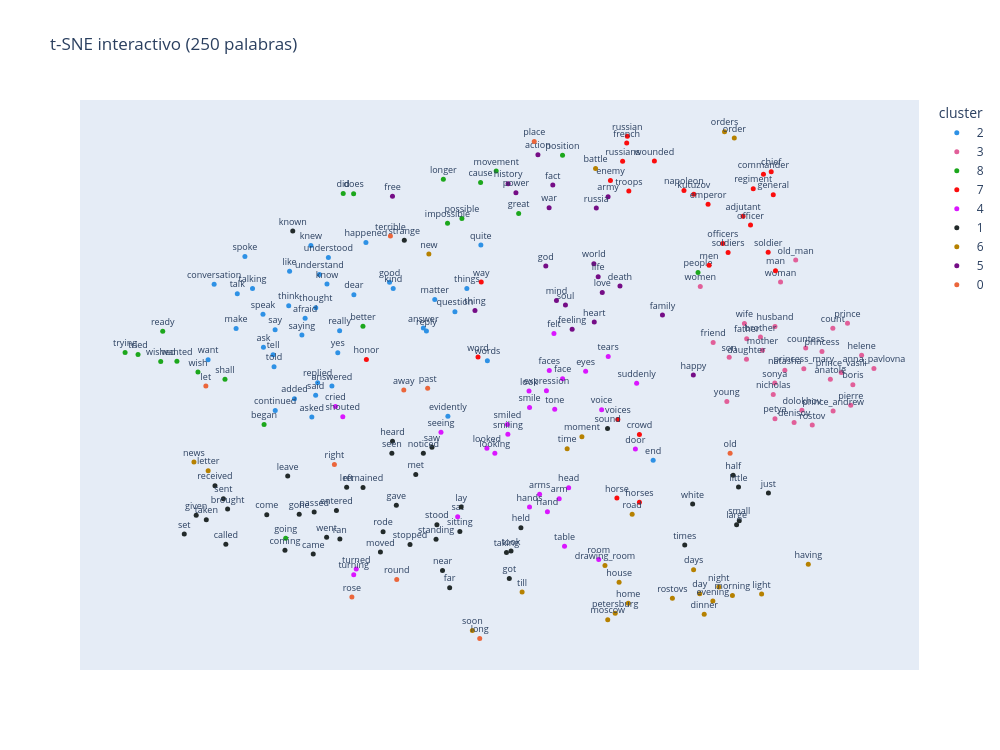

The code cell stored with this chart in its notebook:
### Markdown cell above
Versión interactiva (plotly): permite hacer zoom y pasar el mouse sobre los puntos para ver la palabra y su cluster. Sus colores no coinciden con los del gráfico estático, que es al que se refiere la interpretación.

### Code cell
fig = px.scatter(viz.assign(cluster=viz.cluster.astype(str)), x="x", y="y", text="word", color="cluster",
                 hover_name="word", title=f"t-SNE interactivo ({MAX_WORDS} palabras)",
                 width=1000, height=750, color_discrete_sequence=px.colors.qualitative.Dark24)
fig.update_traces(textposition="top center", textfont_size=9, marker_size=5)
fig.update_layout(xaxis_visible=False, yaxis_visible=False)
fig.show()

### Figure 1 — Plotly figure (JSON) as saved in the notebook; plotly's stock layout.template omitted (floating-point values rounded to 4 significant figures)
{"data": [{"hovertemplate": "<b>%{hovertext}</b><br><br>cluster=2<br>x=%{x}<br>y=%{y}<br>word=%{text}<extra></extra>", "hovertext": ["said", "know", "like", "thought", "say", "asked", "knew", "told", "good", "words", "tell", "think", "yes", "understand", "quite", "evidently", "replied", "make", "want", "talk", "things", "dear", "question", "saying", "speak", "continued", "ask", "understood", "really", "end", "added", "matter", "happened", "talking", "spoke", "conversation", "answered", "afraid", "reply", "answer", "kind"], "legendgroup": "2", "marker": {"color": "#2E91E5", "size": 5, "symbol": "circle"}, "mode": "markers+text", "name": "2", "orientation": "v", "showlegend": true, "text": ["said", "know", "like", "thought", "say", "asked", "knew", "told", "good", "words", "tell", "think", "yes", "understand", "quite", "evidently", "replied", "make", "want", "talk", "things", "dear", "question", "saying", "speak", "continued", "ask", "understood", "really", "end", "added", "matter", "happened", "talking", "spoke", "conversation", "answered", "afraid", "reply", "answer", "kind"], "textfont": {"size": 9}, "textposition": "top center", "type": "scatter", "x": [-11.91, -11.23, -13.5, -11.91, -14.38, -12.15, -12.2, -14.44, -7.425, -1.484, -14.5, -13.55, -10.57, -11.68, -1.879, -3.882, -11.79, -16.75, -18.45, -16.67, -2.731, -9.592, -3.454, -12.75, -15.11, -14.37, -15.09, -11.14, -10.46, 8.587, -13.2, -4.68, -8.86, -15.75, -16.21, -18.08, -10.93, -12.55, -5.187, -5.374, -7.204], "xaxis": "x", "y": [-2.253, 8.336, 9.533, 6.065, 3.971, -4.327, 11.98, 0.4588, 8.497, 1.038, 1.605, 6.261, 1.798, 9.225, 12.04, -4.254, -1.064, 4.097, 1.127, 7.402, 7.91, 7.319, 5.692, 3.472, 5.452, -3.707, 2.323, 10.85, 3.875, -8.437, -2.578, 6.86, 12.27, 7.901, 10.95, 8.296, -1.383, 5.079, 3.859, 4.137, 7.902], "yaxis": "y"}, {"hovertemplate": "<b>%{hovertext}</b><br><br>cluster=3<br>x=%{x}<br>y=%{y}<br>word=%{text}<extra></extra>", "hovertext": ["pierre", "natasha", "prince_andrew", "rostov", "nicholas", "princess_mary", "count", "father", "sonya", "denisov", "prince", "countess", "dolokhov", "princess", "wife", "boris", "son", "petya", "mother", "prince_vasili", "young", "anatole", "friend", "old_man", "woman", "brother", "husband", "helene", "daughter", "anna_pavlovna", "women"], "legendgroup": "3", "marker": {"color": "#E15F99", "size": 5, "symbol": "circle"}, "mode": "markers+text", "name": "3", "orientation": "v", "showlegend": true, "text": ["pierre", "natasha", "prince_andrew", "rostov", "nicholas", "princess_mary", "count", "father", "sonya", "denisov", "prince", "countess", "dolokhov", "princess", "wife", "boris", "son", "petya", "mother", "prince_vasili", "young", "anatole", "friend", "old_man", "woman", "brother", "husband", "helene", "daughter", "anna_pavlovna", "women"], "textfont": {"size": 9}, "textposition": "top center", "type": "scatter", "x": [20.59, 16.58, 19.52, 18.25, 15.88, 17.74, 19.5, 14.27, 15.97, 17.15, 20.39, 17.85, 17.62, 18.84, 14.13, 20.72, 13.2, 15.99, 15.23, 20.01, 13.06, 19.35, 12.23, 17.24, 16.32, 15.1, 15.98, 21.25, 14.25, 22.0, 11.45], "xaxis": "x", "y": [-3.214, 0.1157, -3.755, -5.095, -2.189, 0.2759, 4.13, 3.129, -1.079, -4.84, 4.589, 2.244, -3.674, 1.919, 4.58, -1.247, 1.371, -4.501, 2.038, -0.09775, -2.84, -0.7206, 2.77, 10.61, 8.532, 3.29, 4.289, 1.559, 1.174, 0.2982, 8.092], "yaxis": "y"}, {"hovertemplate": "<b>%{hovertext}</b><br><br>cluster=8<br>x=%{x}<br>y=%{y}<br>word=%{text}<extra></extra>", "hovertext": ["did", "began", "people", "going", "position", "shall", "great", "does", "tried", "wished", "movement", "wish", "wanted", "longer", "possible", "impossible", "trying", "ready", "better", "cause"], "legendgroup": "8", "marker": {"color": "#1CA71C", "size": 5, "symbol": "circle"}, "mode": "markers+text", "name": "8", "orientation": "v", "showlegend": true, "text": ["did", "began", "people", "going", "position", "shall", "great", "does", "tried", "wished", "movement", "wish", "wanted", "longer", "possible", "impossible", "trying", "ready", "better", "cause"], "textfont": {"size": 9}, "textposition": "top center", "type": "scatter", "x": [-10.24, -15.05, 11.31, -13.73, 3.081, -17.42, 0.4165, -9.608, -22.7, -21.32, -0.9475, -19.06, -20.34, -4.158, -3.031, -3.903, -23.49, -21.2, -9.041, -1.896], "xaxis": "x", "y": [16.95, -5.045, 9.432, -15.85, 20.59, -0.7427, 15.04, 16.93, 1.619, 0.9517, 19.09, -0.04749, 0.9811, 18.29, 14.57, 14.12, 1.815, 3.842, 4.315, 17.98], "yaxis": "y"}, {"hovertemplate": "<b>%{hovertext}</b><br><br>cluster=7<br>x=%{x}<br>y=%{y}<br>word=%{text}<extra></extra>", "hovertext": ["man", "french", "men", "napoleon", "emperor", "kutuzov", "way", "general", "officer", "soldiers", "russian", "horse", "enemy", "chief", "horses", "commander", "troops", "word", "officers", "regiment", "crowd", "soldier", "wounded", "honor", "adjutant", "russians", "voices"], "legendgroup": "7", "marker": {"color": "#FB0D0D", "size": 5, "symbol": "circle"}, "mode": "markers+text", "name": "7", "orientation": "v", "showlegend": true, "text": ["man", "french", "men", "napoleon", "emperor", "kutuzov", "way", "general", "officer", "soldiers", "russian", "horse", "enemy", "chief", "horses", "commander", "troops", "word", "officers", "regiment", "crowd", "soldier", "wounded", "honor", "adjutant", "russians", "voices"], "textfont": {"size": 9}, "textposition": "top center", "type": "scatter", "x": [16.02, 6.979, 11.98, 10.46, 11.92, 11.06, -1.857, 15.88, 14.5, 13.14, 7.018, 6.382, 5.991, 15.76, 7.753, 15.28, 7.108, -2.053, 12.82, 14.66, 7.752, 15.57, 8.662, -8.832, 14.04, 6.731, 6.442], "xaxis": "x", "y": [9.6, 21.74, 10.12, 17.22, 15.93, 16.88, 8.51, 16.82, 13.94, 11.34, 22.38, -12.03, 18.18, 19.01, -12.44, 18.78, 17.19, 1.39, 12.19, 17.4, -5.993, 11.36, 20.04, 1.137, 14.79, 20.0, -4.566], "yaxis": "y"}, {"hovertemplate": "<b>%{hovertext}</b><br><br>cluster=4<br>x=%{x}<br>y=%{y}<br>word=%{text}<extra></extra>", "hovertext": ["face", "eyes", "felt", "looked", "head", "room", "hand", "look", "suddenly", "looking", "voice", "smile", "sat", "door", "turned", "expression", "hands", "table", "shouted", "cried", "arm", "seeing", "arms", "turning", "tears", "faces", "tone", "smiling", "smiled"], "legendgroup": "4", "marker": {"color": "#DA16FF", "size": 5, "symbol": "circle"}, "mode": "markers+text", "name": "4", "orientation": "v", "showlegend": true, "text": ["face", "eyes", "felt", "looked", "head", "room", "hand", "look", "suddenly", "looking", "voice", "smile", "sat", "door", "turned", "expression", "hands", "table", "shouted", "cried", "arm", "seeing", "arms", "turning", "tears", "faces", "tone", "smiling", "smiled"], "textfont": {"size": 9}, "textposition": "top center", "type": "scatter", "x": [3.084, 4.484, 2.56, -1.513, 3.454, 5.279, 2.163, 1.045, 7.583, -1.029, 5.457, 1.078, -3.289, 7.507, -9.449, 2.103, 1.076, 3.202, -10.26, -10.71, 2.879, -4.301, 1.689, -9.601, 5.857, 2.277, 2.607, -0.2387, -0.2655], "xaxis": "x", "y": [-0.6933, 0.03313, 3.629, -7.294, -11.05, -17.89, -13.33, -1.859, -1.113, -7.775, -3.641, -3.429, -13.82, -7.37, -18.79, -1.824, -12.87, -16.62, -4.287, -3.316, -12.11, -5.778, -11.67, -19.33, 1.425, 0.09221, -3.589, -5.976, -5.025], "yaxis": "y"}, {"hovertemplate": "<b>%{hovertext}</b><br><br>cluster=1<br>x=%{x}<br>y=%{y}<br>word=%{text}<extra></extra>", "hovertext": ["went", "came", "come", "just", "left", "heard", "saw", "little", "took", "stood", "seen", "gave", "called", "ran", "sent", "entered", "rode", "brought", "got", "received", "lay", "moved", "taken", "leave", "passed", "sitting", "stopped", "near", "noticed", "taking", "given", "far", "small", "gone", "sound", "half", "strange", "standing", "white", "large", "set", "met", "remained", "coming", "known", "times", "held"], "legendgroup": "1", "marker": {"color": "#222A2A", "size": 5, "symbol": "circle"}, "mode": "markers+text", "name": "1", "orientation": "v", "showlegend": true, "text": ["went", "came", "come", "just", "left", "heard", "saw", "little", "took", "stood", "seen", "gave", "called", "ran", "sent", "entered", "rode", "brought", "got", "received", "lay", "moved", "taken", "leave", "passed", "sitting", "stopped", "near", "noticed", "taking", "given", "far", "small", "gone", "sound", "half", "strange", "standing", "white", "large", "set", "met", "remained", "coming", "known", "times", "held"], "textfont": {"size": 9}, "textposition": "top center", "type": "scatter", "x": [-11.25, -12.06, -14.88, 15.59, -10.03, -7.246, -4.85, 13.77, -0.04758, -4.549, -7.286, -7.014, -17.37, -10.44, -17.52, -10.65, -7.818, -17.26, -0.1518, -18.03, -3.076, -7.98, -18.56, -13.61, -12.0, -3.155, -6.183, -4.209, -5.372, -0.3235, -19.17, -3.774, 13.82, -12.91, 5.815, 13.44, -6.529, -4.602, 10.98, 13.65, -19.89, -5.834, -9.036, -13.78, -13.3, 10.5, 0.5533], "xaxis": "x", "y": [-15.77, -17.37, -13.61, -11.55, -11.01, -6.621, -7.208, -10.98, -17.06, -14.57, -7.778, -12.73, -16.42, -15.94, -12.1, -13.23, -15.24, -13.07, -19.68, -10.86, -12.88, -17.17, -14.1, -9.929, -13.37, -15.22, -16.45, -18.93, -7.777, -17.21, -13.67, -20.58, -14.19, -13.58, -5.406, -9.857, 12.5, -15.96, -12.61, -14.58, -15.46, -9.799, -11.03, -17.0, 13.38, -16.5, -14.86], "yaxis": "y"}, {"hovertemplate": "<b>%{hovertext}</b><br><br>cluster=6<br>x=%{x}<br>y=%{y}<br>word=%{text}<extra></extra>", "hovertext": ["time", "moscow", "day", "having", "moment", "house", "battle", "order", "new", "soon", "petersburg", "letter", "night", "evening", "morning", "days", "road", "dinner", "orders", "news", "till", "home", "drawing_room", "rostovs", "light"], "legendgroup": "6", "marker": {"color": "#B68100", "size": 5, "symbol": "circle"}, "mode": "markers+text", "name": "6", "orientation": "v", "showlegend": true, "text": ["time", "moscow", "day", "having", "moment", "house", "battle", "order", "new", "soon", "petersburg", "letter", "night", "evening", "morning", "days", "road", "dinner", "orders", "news", "till", "home", "drawing_room", "rostovs", "light"], "textfont": {"size": 9}, "textposition": "top center", "type": "scatter", "x": [3.362, 5.827, 11.42, 18.01, 4.258, 6.517, 5.088, 13.52, -5.038, -2.395, 6.281, -18.44, 12.57, 12.21, 13.4, 11.04, 7.311, 11.69, 12.92, -19.31, 0.6253, 7.072, 5.658, 9.754, 15.17], "xaxis": "x", "y": [-7.34, -23.61, -21.13, -18.33, -6.211, -20.05, 19.32, 22.21, 11.18, -24.64, -22.99, -9.43, -20.49, -21.82, -21.3, -18.85, -13.57, -23.08, 22.83, -8.615, -20.98, -22.04, -18.45, -21.56, -21.17], "yaxis": "y"}, {"hovertemplate": "<b>%{hovertext}</b><br><br>cluster=5<br>x=%{x}<br>y=%{y}<br>word=%{text}<extra></extra>", "hovertext": ["life", "army", "love", "feeling", "war", "mind", "thing", "god", "power", "action", "death", "happy", "heart", "russia", "world", "fact", "soul", "history", "free", "family"], "legendgroup": "5", "marker": {"color": "#750D86", "size": 5, "symbol": "circle"}, "mode": "markers+text", "name": "5", "orientation": "v", "showlegend": true, "text": ["life", "army", "love", "feeling", "war", "mind", "thing", "god", "power", "action", "death", "happy", "heart", "russia", "world", "fact", "soul", "history", "free", "family"], "textfont": {"size": 9}, "textposition": "top center", "type": "scatter", "x": [5.247, 5.848, 5.494, 3.666, 2.267, 2.713, -2.237, 2.065, 0.2507, 1.587, 6.57, 11.03, 5.01, 5.132, 4.985, 2.491, 3.258, -0.2255, -7.247, 9.151], "xaxis": "x", "y": [9.028, 16.63, 7.523, 4.037, 15.59, 6.753, 5.807, 10.05, 17.01, 20.63, 8.137, -0.3229, 4.725, 15.56, 10.25, 17.75, 6.331, 17.86, 16.67, 5.371], "yaxis": "y"}, {"hovertemplate": "<b>%{hovertext}</b><br><br>cluster=0<br>x=%{x}<br>y=%{y}<br>word=%{text}<extra></extra>", "hovertext": ["right", "away", "long", "let", "old", "round", "place", "rose", "past", "terrible"], "legendgroup": "0", "marker": {"color": "#EB663B", "size": 5, "symbol": "circle"}, "mode": "markers+text", "name": "0", "orientation": "v", "showlegend": true, "text": ["right", "away", "long", "let", "old", "round", "place", "rose", "past", "terrible"], "textfont": {"size": 9}, "textposition": "top center", "type": "scatter", "x": [-10.78, -6.56, -1.948, -18.58, 13.26, -6.989, 1.363, -9.713, -5.11, -7.372], "xaxis": "x", "y": [-8.841, -1.751, -25.39, -1.382, -7.762, -19.79, 21.89, -21.45, -1.591, 12.89], "yaxis": "y"}], "layout": {"height": 750, "legend": {"title": {"text": "cluster"}, "tracegroupgap": 0}, "title": {"text": "t-SNE interactivo (250 palabras)"}, "width": 1000, "xaxis": {"anchor": "y", "domain": [0.0, 1.0], "title": {"text": "x"}, "visible": false}, "yaxis": {"anchor": "x", "domain": [0.0, 1.0], "title": {"text": "y"}, "visible": false}}}
